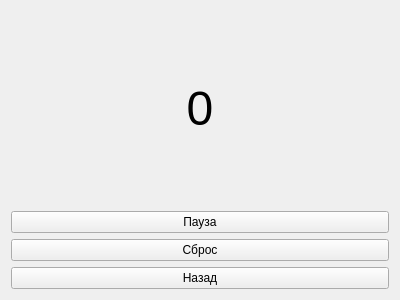
<?xml version="1.0" encoding="UTF-8"?>
<ui version="4.0">
 <class>Timer</class>
 <widget class="QWidget" name="Timer">
  <property name="geometry">
   <rect>
    <x>0</x>
    <y>0</y>
    <width>400</width>
    <height>300</height>
   </rect>
  </property>
  <property name="windowTitle">
   <string>Form</string>
  </property>
  <layout class="QGridLayout" name="gridLayout">
   <item row="2" column="0">
    <widget class="QPushButton" name="stopButton">
     <property name="text">
      <string>Cброс</string>
     </property>
    </widget>
   </item>
   <item row="0" column="0">
    <widget class="QLabel" name="label">
     <property name="font">
      <font>
       <pointsize>36</pointsize>
      </font>
     </property>
     <property name="text">
      <string>0</string>
     </property>
     <property name="alignment">
      <set>Qt::AlignCenter</set>
     </property>
    </widget>
   </item>
   <item row="3" column="0">
    <widget class="QPushButton" name="backButton">
     <property name="text">
      <string>Назад</string>
     </property>
    </widget>
   </item>
   <item row="1" column="0">
    <widget class="QPushButton" name="pauseButton">
     <property name="text">
      <string>Пауза</string>
     </property>
    </widget>
   </item>
  </layout>
 </widget>
 <resources/>
 <connections/>
</ui>
